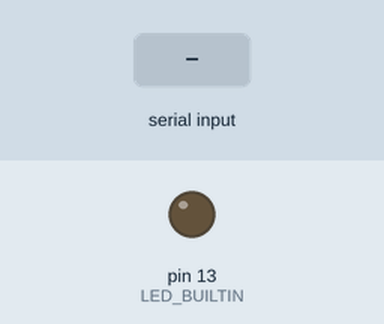
Recording of a sketch running on a simulated Arduino Uno, built with avr-gcc and run on an emulated ATmega328P. Shown: output pins drawn as LEDs (lit = HIGH). The inputs (shaded band) are chosen by the test bench. Random numbers use the default seed unless the sketch sets one; what the sketch prints to the serial monitor is not drawn.

Above: at 1.2 s.
1.3 s: "1" received over Serial
At 1.9 s:
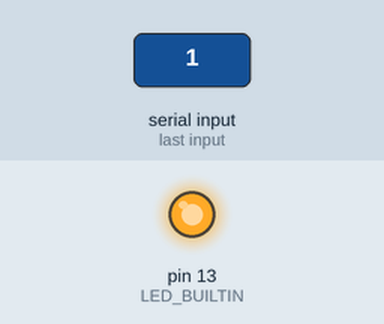
2.8 s: "0" received over Serial
At 3.1 s:
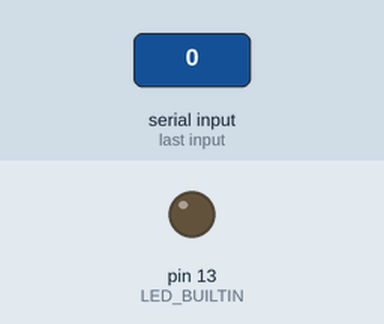
4.3 s: "2" received over Serial
At 5.4 s:
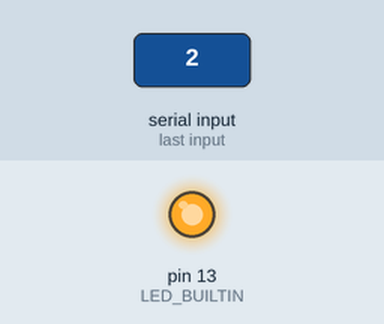
Timing chart, 0 to 7.3 s (numbered marks = the images above; inputs shaded):
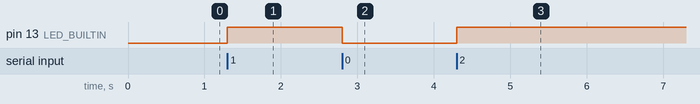

Measured:
- after the input at 1.3 s, pin 13 (LED_BUILTIN): LOW → HIGH at once
- after the input at 2.8 s, pin 13 (LED_BUILTIN): HIGH → LOW at once
- after the input at 4.3 s, pin 13 (LED_BUILTIN): LOW → HIGH at once

The sketch:

sketch_mar06a.ino
```cpp
#define ADR1  0x0A
#define ADR2  0x14
#define ADR3  0x1E
#define ADR4  0x28

void setup() {

  pinMode(LED_BUILTIN, OUTPUT);
  // Open serial communications and wait for port to open:
  Serial.begin(9600);
  while (!Serial) {
    ; // wait for serial port to connect. Needed for native USB port only
  }


}
int i = 0;
void loop() { // run over and over
  byte randTemperatureH = random(10);
  byte randTemperatureM = random(10);
  byte randTemperatureL = random(10);
  byte randHumidityH = random(10);
  byte randHumidityL = random(10);

  if (Serial.available()) {

    if(i == 1){

      digitalWrite(LED_BUILTIN, LOW);
      i = 0;
    }
    else{
      i = 1;
    digitalWrite(LED_BUILTIN, HIGH);
    }

    delay(50);
    char read_buffer = Serial.read();
    byte send_buffer[9];


    if(read_buffer == '1'){
      send_buffer[0] = 0x21;
      send_buffer[1] = ADR1;
      send_buffer[2] = 0x30;
      send_buffer[3] = randTemperatureH;
      send_buffer[4] = randTemperatureM;
      send_buffer[5] = randTemperatureL;
      send_buffer[6] = randHumidityH;
      send_buffer[7] = randHumidityL;
      send_buffer[8] = 0x1B;
      Serial.write(send_buffer, 9);
    }
    else if(read_buffer == '2'){
      send_buffer[0] = 0x21;
      send_buffer[1] = ADR2;
      send_buffer[2] = 0x30;
      send_buffer[3] = randTemperatureH;
      send_buffer[4] = randTemperatureM;
      send_buffer[5] = randTemperatureL;
      send_buffer[6] = randHumidityH;
      send_buffer[7] = randHumidityL;
      send_buffer[8] = 0x1B;
      Serial.write(send_buffer, 9);
    }
    else if(read_buffer == '3'){
      send_buffer[0] = 0x21;
      send_buffer[1] = ADR3;
      send_buffer[3] = randTemperatureH;
      send_buffer[4] = randTemperatureM;
      send_buffer[5] = randTemperatureL;
      send_buffer[6] = randHumidityH;
      send_buffer[7] = randHumidityL;
      send_buffer[8] = 0x1B;
      Serial.write(send_buffer, 9);
    }
    else if(read_buffer == '4'){
      send_buffer[0] = 0x21;
      send_buffer[1] = ADR4;
      send_buffer[2] = 0x30;
      send_buffer[3] = randTemperatureH;
      send_buffer[4] = randTemperatureM;
      send_buffer[5] = randTemperatureL;
      send_buffer[6] = randHumidityH;
      send_buffer[7] = randHumidityL;
      send_buffer[8] = 0x1B;
      Serial.write(send_buffer, 9);
    }


  }


}
```
